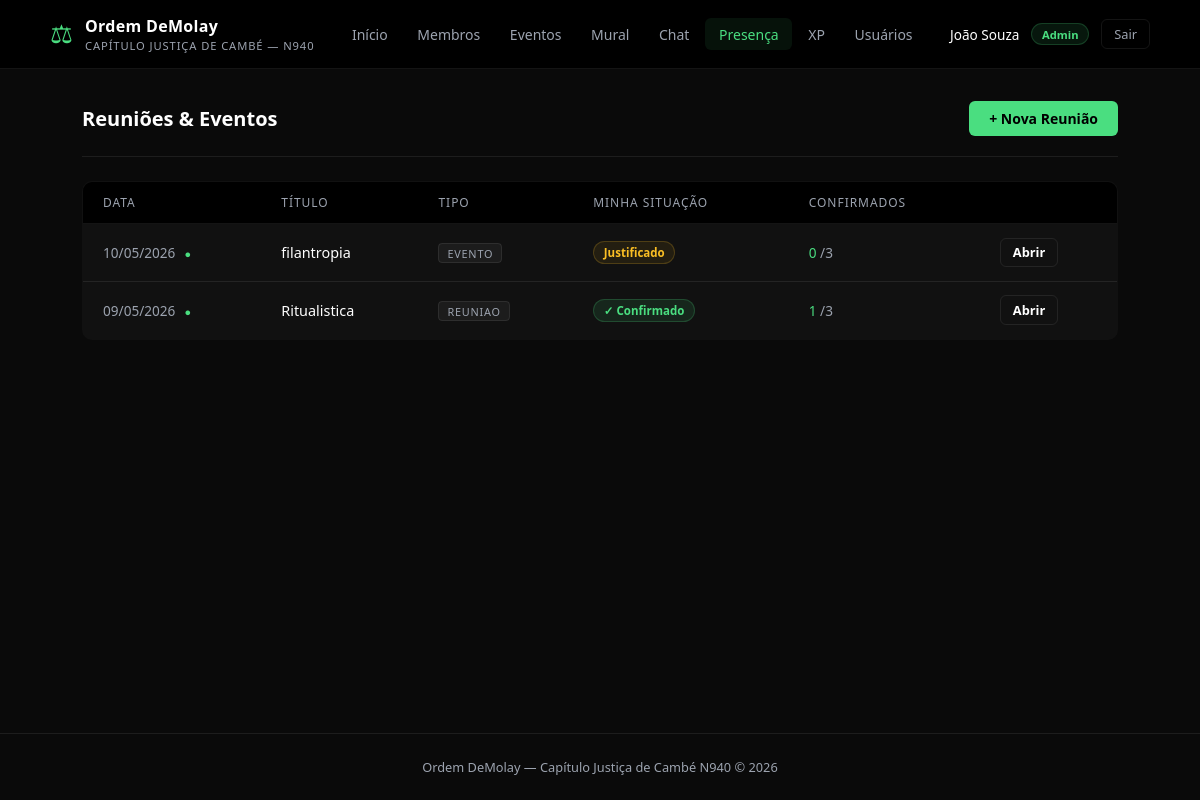
Page /presenca/reunioes (signed in) on the committed database.
### tables this page shows
CREATE TABLE reunioes (
            id INTEGER PRIMARY KEY AUTOINCREMENT,
            titulo TEXT NOT NULL,
            descricao TEXT,
            data TEXT NOT NULL,
            hora TEXT NOT NULL DEFAULT '19:00',
            tipo TEXT NOT NULL DEFAULT 'reuniao',
            criado_por INTEGER REFERENCES usuarios(id),
            criado_em TEXT DEFAULT (datetime('now', 'localtime'))
        );

### app.py (the view)
@app.route("/presenca/reunioes")
@login_required
def presenca_reunioes():
    hoje = date.today().isoformat()
    uid  = session["user_id"]
    conn = get_db()
    reunioes = conn.execute("""
        SELECT r.*,
               COALESCE(p.status, 'pendente') AS meu_status,
               (SELECT COUNT(*) FROM presencas WHERE reuniao_id = r.id AND status = 'confirmado') AS confirmados,
               (SELECT COUNT(*) FROM presencas WHERE reuniao_id = r.id) AS total_membros
        FROM reunioes r
        LEFT JOIN presencas p ON p.reuniao_id = r.id AND p.usuario_id = ?
        ORDER BY r.data DESC
    """, (uid,)).fetchall()
    conn.close()
    return render_template("presenca_reunioes.html", reunioes=reunioes, hoje=hoje)

### app.py (called while the page is built)
def get_db():
    conn = sqlite3.connect(DB_PATH)
    conn.row_factory = sqlite3.Row
    return conn

def login_required(f):
    @wraps(f)
    def decorated(*args, **kwargs):
        if "user_id" not in session:
            return redirect(url_for("entrar", next=request.path))
        return f(*args, **kwargs)
    return decorated

### templates/presenca_reunioes.html
{% extends "base.html" %}
{% block conteudo %}
<div class="pagina-topo">
  <h2>Reuniões & Eventos</h2>
  {% if session.get('role') == 'admin' %}
    <a href="{{ url_for('presenca_nova_reuniao') }}" class="btn">+ Nova Reunião</a>
  {% endif %}
</div>
{% if reunioes %}
<table>
  <thead>
    <tr>
      <th>Data</th>
      <th>Título</th>
      <th>Tipo</th>
      <th>Minha Situação</th>
      {% if session.get('role') == 'admin' %}<th>Confirmados</th>{% endif %}
      <th></th>
    </tr>
  </thead>
  <tbody>
    {% for r in reunioes %}
    <tr>
      <td style="white-space:nowrap; color:var(--texto-muted); font-size:0.85rem;">
        {{ r.data[8:] }}/{{ r.data[5:7] }}/{{ r.data[:4] }}
        {% if r.data >= hoje %}
          <span style="font-size:0.68rem; color:var(--verde); margin-left:0.35rem;">●</span>
        {% endif %}
      </td>
      <td style="font-weight:500;">{{ r.titulo }}</td>
      <td><span class="tipo-badge">{{ r.tipo }}</span></td>
      <td>
        <span class="sbadge sbadge-{{ r.meu_status if r.data >= hoje or r.meu_status != 'pendente' else 'ausente' }}">
          {% set s = r.meu_status if r.data >= hoje or r.meu_status != 'pendente' else 'ausente' %}
          {% if s == 'confirmado' %}✓ Confirmado
          {% elif s == 'ausente_justificado' %}Justificado
          {% elif s == 'ausente' %}Ausente
          {% else %}Pendente{% endif %}
        </span>
      </td>
      {% if session.get('role') == 'admin' %}
      <td style="font-size:0.85rem;">
        <span style="color:var(--verde);">{{ r.confirmados }}</span>
        <span style="color:var(--texto-muted);">/{{ r.total_membros }}</span>
      </td>
      {% endif %}
      <td>
        <a href="{{ url_for('presenca_detalhe', rid=r.id) }}" class="btn secundario" style="padding:0.3rem 0.75rem; font-size:0.8rem;">Abrir</a>
      </td>
    </tr>
    {% endfor %}
  </tbody>
</table>
{% else %}
<p class="vazio">Nenhuma reunião cadastrada ainda.</p>
{% endif %}
{% endblock %}

### static/style.css (style rules this page uses)
*, *::before, *::after { box-sizing: border-box; margin: 0; padding: 0; }
:root { --verde: #4ade80; --verde-escuro: #22c55e; --bg: #0a0a0a; --superficie: #111111; --superficie2: #1c1c1c; --borda: rgba(255,255,255,0.08); --texto: #ffffff; --texto-muted: #9ca3af; --sucesso: #4ade80; --vermelho: #f87171; --dourado: #4ade80; --dourado-escuro: #22c55e; }
body { font-family: 'Segoe UI', system-ui, sans-serif; background: var(--bg); color: var(--texto); min-height: 100vh; display: flex; flex-direction: column; }
.btn { display: inline-block; background: var(--verde); color: #000; padding: 0.5rem 1.25rem; border-radius: 6px; text-decoration: none; font-weight: 600; font-size: 0.875rem; border: none; cursor: pointer; transition: background 0.15s; }
.btn.secundario { background: transparent; color: var(--texto); border: 1px solid var(--borda); }
.pagina-topo { display: flex; align-items: center; justify-content: space-between; margin-bottom: 1.5rem; padding-bottom: 1.25rem; border-bottom: 1px solid var(--borda); }
.pagina-topo h2 { font-size: 1.25rem; font-weight: 600; color: var(--texto); }
table { width: 100%; border-collapse: collapse; background: var(--superficie); border: 1px solid var(--borda); border-radius: 10px; overflow: hidden; }
th { background: #000; color: var(--texto-muted); padding: 0.75rem 1.25rem; text-align: left; font-size: 0.75rem; text-transform: uppercase; letter-spacing: 0.08em; font-weight: 500; }
td { padding: 0.85rem 1.25rem; border-top: 1px solid var(--borda); font-size: 0.9rem; color: var(--texto); }
.sbadge { display: inline-flex; align-items: center; gap: 0.3rem; padding: 0.18rem 0.6rem; border-radius: 999px; font-size: 0.72rem; font-weight: 600; white-space: nowrap; }
.sbadge-confirmado { background: rgba(74,222,128,0.1); color: var(--verde); border: 1px solid rgba(74,222,128,0.2); }
.sbadge-ausente_justificado { background: rgba(251,191,36,0.08); color: #fbbf24; border: 1px solid rgba(251,191,36,0.2); }
.tipo-badge { font-size: 0.68rem; text-transform: uppercase; letter-spacing: 0.07em; color: var(--texto-muted); background: var(--superficie2); border: 1px solid var(--borda); padding: 0.1rem 0.5rem; border-radius: 4px; }

### rows in the picture
reunioes: data "10", data "05", data "2026", titulo "filantropia", tipo "EVENTO", shows "Justificado", confirmados "0", total_membros "3"
reunioes: data "09", data "05", data "2026", titulo "Ritualistica", tipo "REUNIAO", shows "✓ Confirmado", confirmados "1", total_membros "3"

### other values in the picture
{{ session.nome }} "João Souza"
